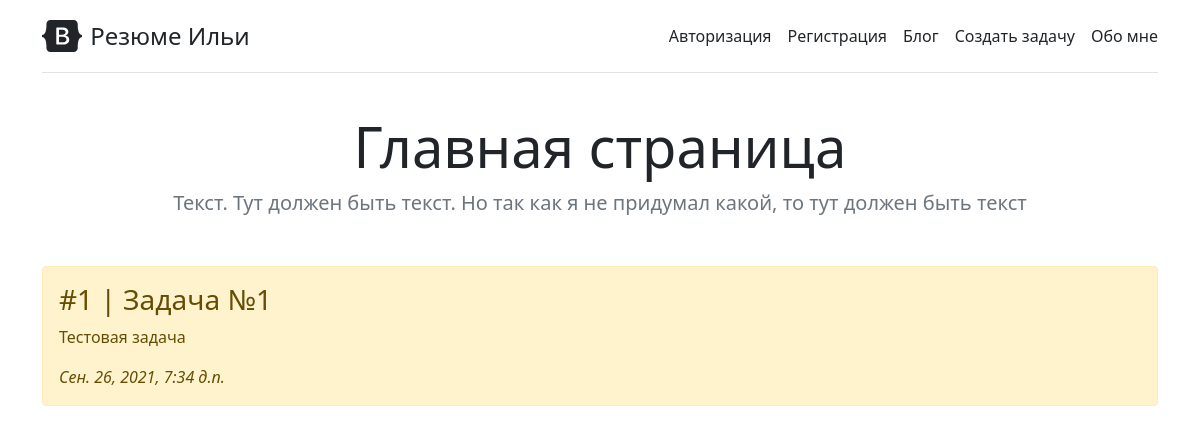
/, run on an earlier commit of the app's database.
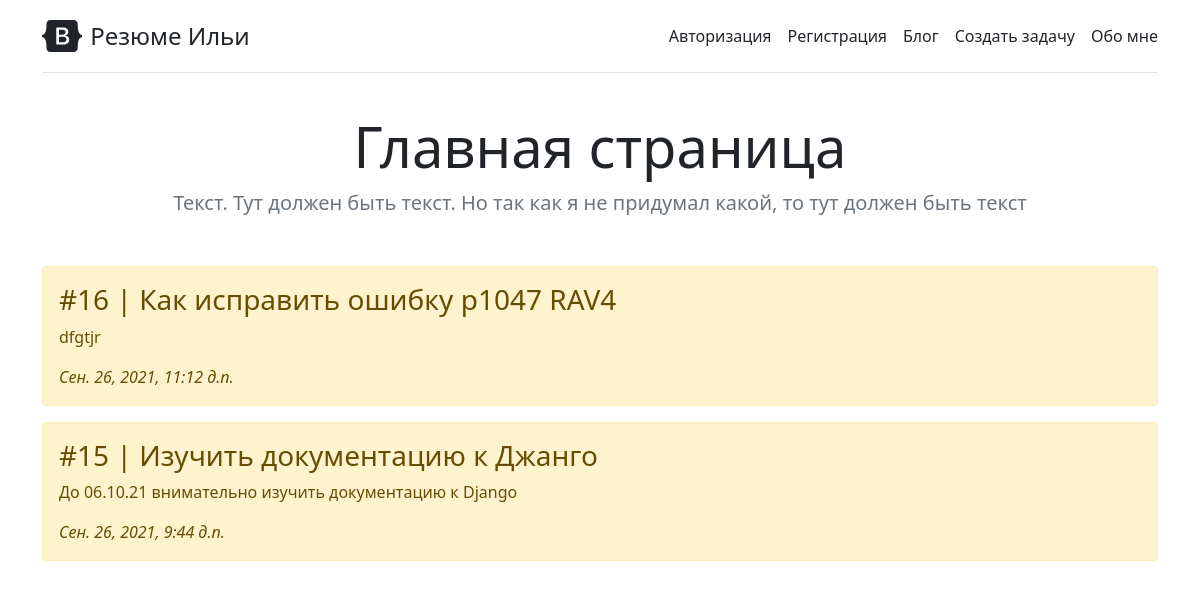
And on a later commit of the database.
### main/models.py (models this page shows, shortened)
class Task(models.Model):
    title = models.CharField('Название', max_length=50)
    task = models.TextField('Описание')
    pub_date = models.DateTimeField('Дата публикации', blank=True, null=True, default=timezone.now)
    class Meta:
        verbose_name = 'Задача'
        verbose_name_plural = 'Задачи'

### main/views.py (the view)
# urls.py: path('', views.index, name='index'), # Главаня страница
def index(request):
    tasks = Task.objects.order_by('-id')[:5]
    return render(request, 'main/index.html', {'title': 'Главная страница сайта', 'tasks': tasks})

### templates/main/index.html (shortened to what this page needs)
{% extends 'main.html' %}
{% block header_head %}Главная страница{% endblock %}
{% block header_text %}Текст. Тут должен быть текст. Но так как я не придумал какой, то тут должен быть текст{% endblock %}
{% if tasks %}
{% block task %}
    {% for t in tasks %}
        <div class="alert alert-warning mt-2">
            <h3>#{{ t.id }} | {{ t.title }}</h3>
            <p>{{ t.task }}</p>
            <i>{{ t.pub_date }}</i>
        </div>
    {% endfor %}
{% endblock %}
{% else %}
<p>Нет задач</p>
{% endif %}

### templates/main.html (shortened to what this page needs)
<!DOCTYPE html>
<html lang="en">
<head>
    <link rel="stylesheet" href="https://cdn.jsdelivr.net/npm/bootstrap@5.1.1/dist/css/bootstrap.min.css">
</head>
<body>
<div class="container py-3">
<header>
    <div class="d-flex flex-column flex-md-row align-items-center pb-3 mb-4 border-bottom">
      <a href="{% url 'main:index' %}" class="d-flex align-items-center text-dark text-decoration-none">
        <span class="fs-4">Резюме Ильи</span>
      </a>
      <nav class="d-inline-flex mt-2 mt-md-0 ms-md-auto">
        <a class="me-3 py-2 text-dark text-decoration-none" href="{% url 'users:auth' %}">Авторизация</a>
        <a class="me-3 py-2 text-dark text-decoration-none" href="{% url 'users:reg' %}">Регистрация</a>
        <a class="me-3 py-2 text-dark text-decoration-none" href="#">Блог</a>
        <a class="me-3 py-2 text-dark text-decoration-none" href="{% url 'main:create' %}">Создать задачу</a>
        <a class="py-2 text-dark text-decoration-none" href="{% url 'main:about' %}">Обо мне</a>
      </nav>
    </div>
    <div class="pricing-header p-3 pb-md-4 mx-auto text-center">
      <h1 class="display-4 fw-normal">{% block header_head %}{% endblock %}</h1>
      <p class="fs-5 text-muted">{% block header_text %}{% endblock %}</p>
    </div>
  </header>
{% block task %}{% endblock %}
</div>
</body>
</html>

What changed in the data, as far as the page shows it:
removed Task: id "1", title "Задача №1", task "Тестовая задача", pub_date "Сен. 26, 2021, 7:34 д.п."
added Task: id "16", title "Как исправить ошибку p1047 RAV4", task "dfgtjr", pub_date "Сен. 26, 2021, 11:12 д.п."
added Task: id "15", title "Изучить документацию к Джанго", task "До 06.10.21 внимательно изучить документацию к Django", pub_date "Сен. 26, 2021, 9:44 д.п."
